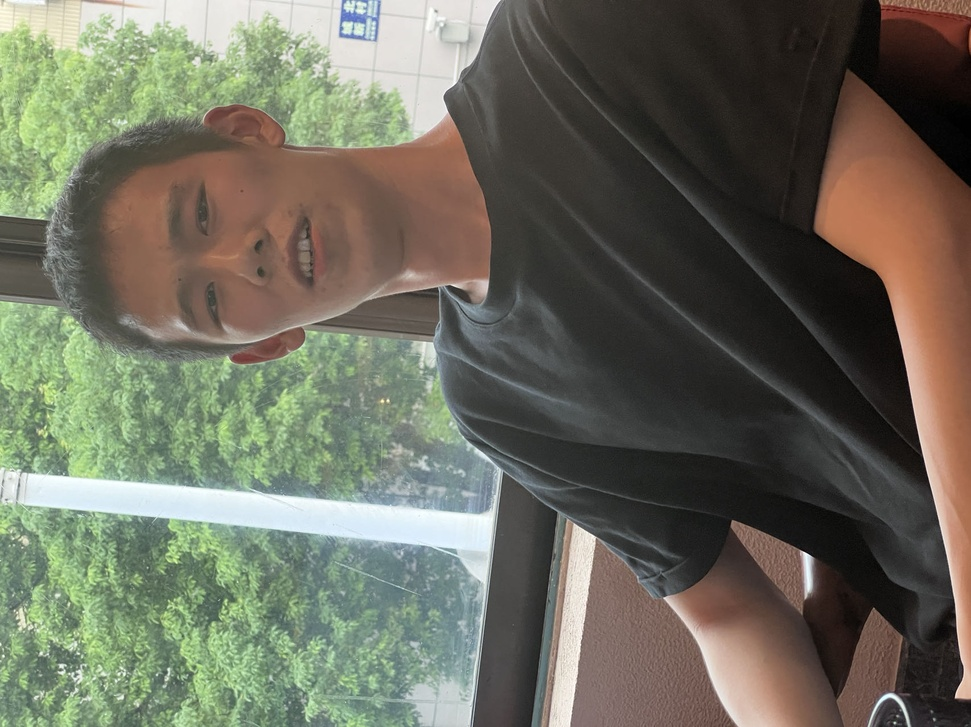
#> input picture jgy.jpg, 971 x 727 px, shrunk from 1706 x 1278 before the run
$ python test4.py
#> lines starting #> are read from the running program, lines starting #| are printed output that depends on the picture
from PIL import Image
import numpy as np
import matplotlib.pyplot as plt

# 读取图像并转换为灰度图
image = Image.open('jgy.jpg').convert('L')
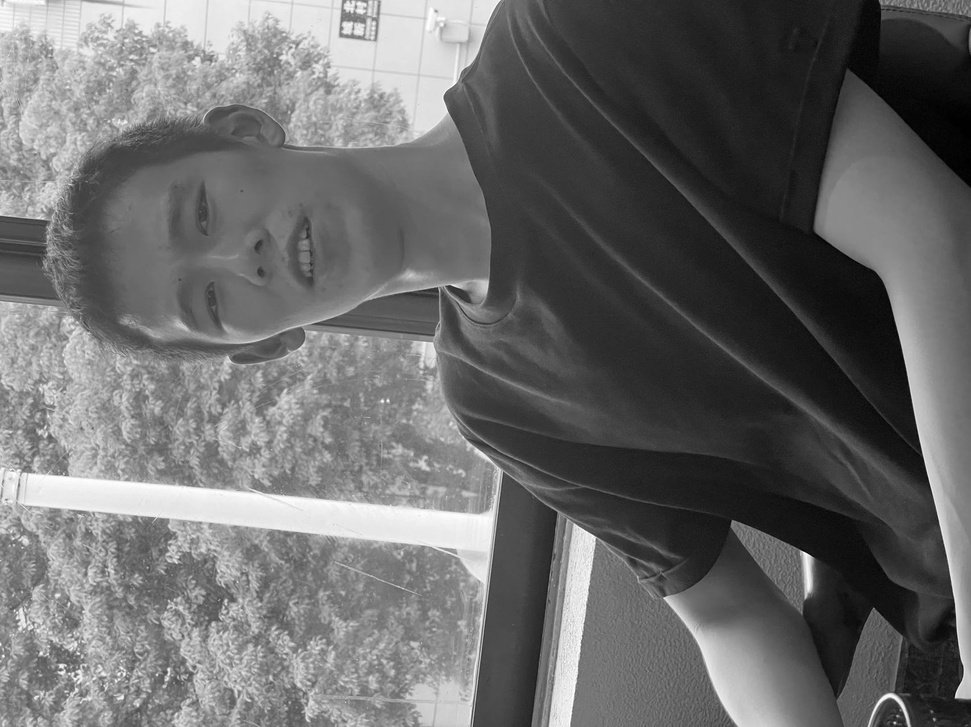
#> image: PIL image 971x727 L; min 0, max 255, mean 106.3
image_array = np.array(image)

# 计算灰度直方图
histogram, bins = np.histogram(image_array.flatten(), bins=256, range=[0, 256])
#> histogram = 256 values, max 6514 at index 31, min 7 at index 255, mean 2757.5; bins = 257 values from 0 to 256

# 计算累计分布函数（CDF）
cdf = histogram.cumsum()
#> cdf = 256 values from 43 to 705917
cdf_normalized = cdf * histogram.max() / cdf.max()  # 归一化CDF
#> cdf_normalized = 256 values from 0.397 to 6514

# 根据CDF进行像素强度映射
cdf_mapped = np.ma.masked_equal(cdf, 0)  # 避免除以零
cdf_mapped = (cdf_mapped - cdf_mapped.min()) * 255 / (cdf_mapped.max() - cdf_mapped.min())  # 归一化到[0, 255]
cdf_mapped = np.round(cdf_mapped).astype(np.uint8)

# 映射图像
equalized_image_array = cdf_mapped[image_array]
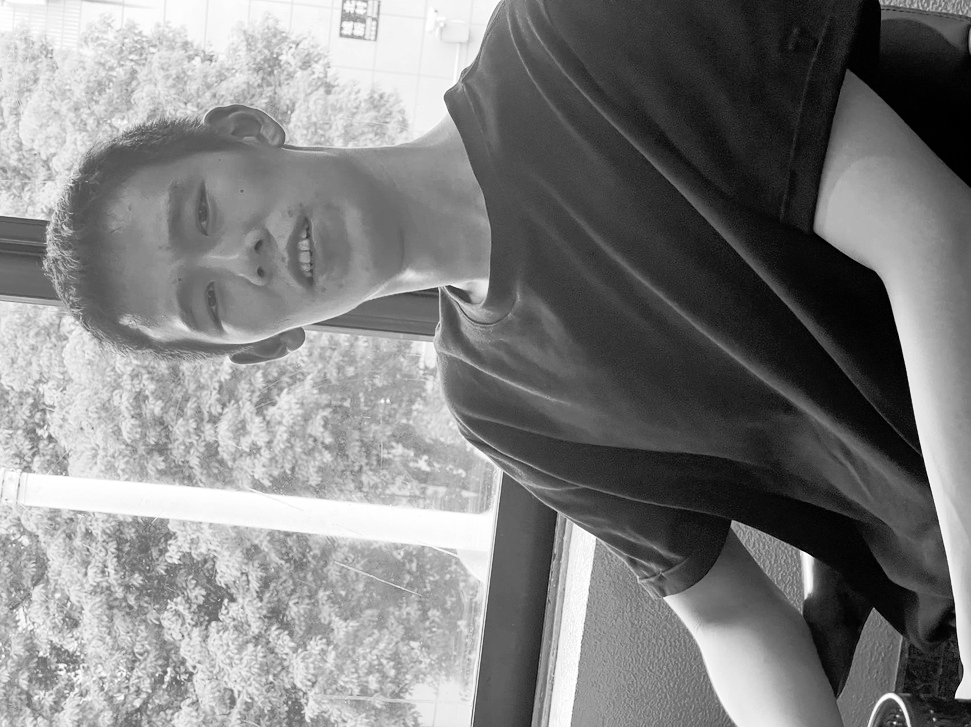
#> equalized_image_array: shape (727, 971); min 0, max 255, mean 128.2
equalized_image = Image.fromarray(equalized_image_array)

# 显示原始图像与均衡化后的图像及其直方图
plt.figure(figsize=(12, 6))

# 原始图像
plt.subplot(2, 2, 1)
plt.title('Original Image')
plt.imshow(image, cmap='gray')
plt.axis('off')

# 均衡化后的图像
plt.subplot(2, 2, 2)
plt.title('Equalized Image')
plt.imshow(equalized_image, cmap='gray')
plt.axis('off')

# 原始图像直方图
plt.subplot(2, 2, 3)
plt.title('Original Histogram')
plt.hist(image_array.flatten(), bins=256, range=[0, 256], color='black', alpha=0.7)
plt.xlim([0, 256])

# 均衡化后的图像直方图
plt.subplot(2, 2, 4)
plt.title('Equalized Histogram')
plt.hist(equalized_image_array.flatten(), bins=256, range=[0, 256], color='black', alpha=0.7)
plt.xlim([0, 256])

plt.tight_layout()
plt.show()
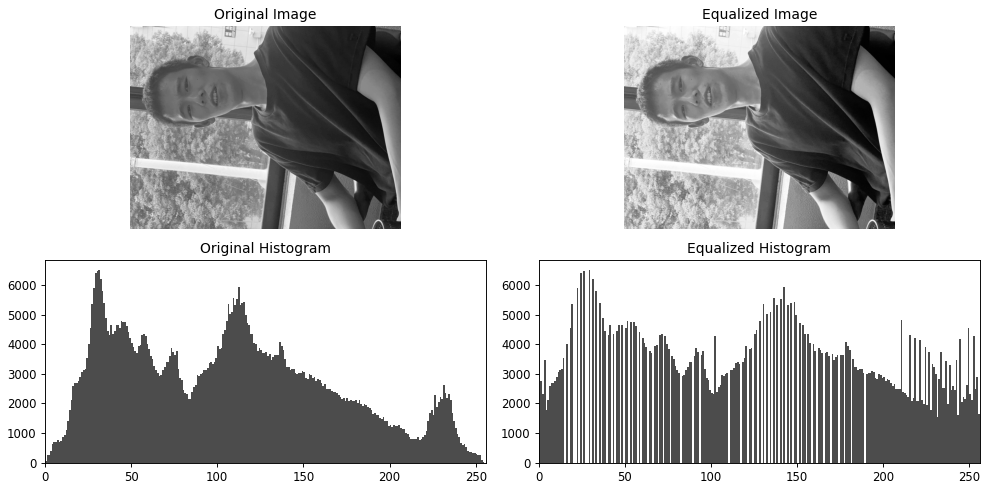
#> figure drawn by matplotlib, 4 panels; panel 3: tallest bar 6514 high, from x = 31 to 32; panel 4: tallest bar 6514 high, from x = 29 to 30
